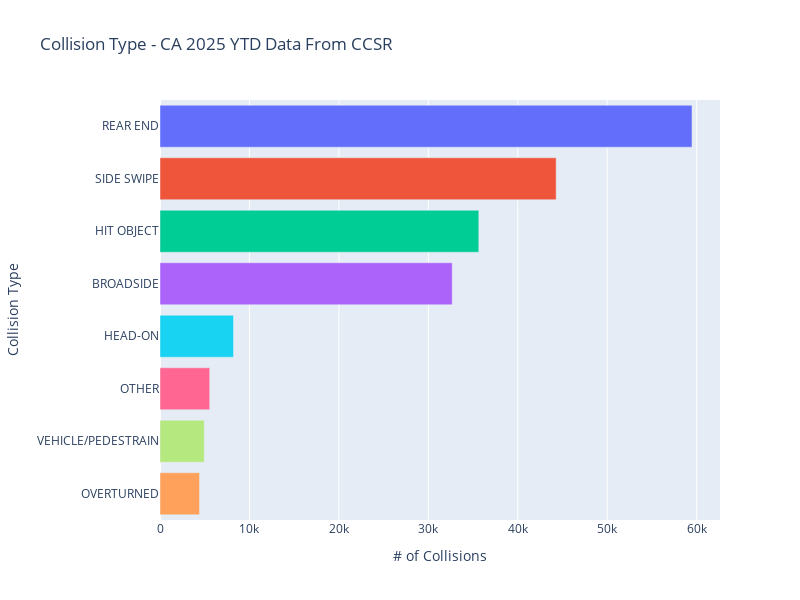

Notebook code for this chart:
### Code cell
# Bar chart: count by collision types

# Define color order to ensure consistent colors across plots
col_order = crashes_bx['Collision_type_description'].unique().tolist()

# Count by collision types 
collision_type_counts = (
    crashes_bx['Collision_type_description']
    .value_counts(ascending=True)
    .reset_index()
)

collision_type_counts.columns = ['Collision Type', '# of Collisions']

# Horizontal bar chart of collision types
fig = px.bar(
    collision_type_counts,
    x='# of Collisions',
    y='Collision Type',
    orientation='h',
    title="Collision Type - CA 2025 YTD Data From CCSR",
    labels={'# of Collisions': '# of Collisions', 'Collision Type': 'Collision Type'},
    color='Collision Type',
    category_orders={'Collision Type': col_order},
    width=800,
    height=600
)

fig.update_layout(yaxis={'categoryorder': 'array', 'categoryarray': collision_type_counts['Collision Type']}, showlegend=False)

fig.show()

### Figure 1 — Plotly figure (JSON) as saved in the notebook; plotly's stock layout.template omitted (floating-point values rounded to 4 significant figures)
{"data": [{"alignmentgroup": "True", "hovertemplate": "Collision Type=%{y}<br># of Collisions=%{x}<extra></extra>", "legendgroup": "REAR END", "marker": {"color": "#636efa", "pattern": {"shape": ""}}, "name": "REAR END", "offsetgroup": "REAR END", "orientation": "h", "showlegend": true, "textposition": "auto", "type": "bar", "x": [59476], "xaxis": "x", "y": ["REAR END"], "yaxis": "y"}, {"alignmentgroup": "True", "hovertemplate": "Collision Type=%{y}<br># of Collisions=%{x}<extra></extra>", "legendgroup": "SIDE SWIPE", "marker": {"color": "#EF553B", "pattern": {"shape": ""}}, "name": "SIDE SWIPE", "offsetgroup": "SIDE SWIPE", "orientation": "h", "showlegend": true, "textposition": "auto", "type": "bar", "x": [44290], "xaxis": "x", "y": ["SIDE SWIPE"], "yaxis": "y"}, {"alignmentgroup": "True", "hovertemplate": "Collision Type=%{y}<br># of Collisions=%{x}<extra></extra>", "legendgroup": "HIT OBJECT", "marker": {"color": "#00cc96", "pattern": {"shape": ""}}, "name": "HIT OBJECT", "offsetgroup": "HIT OBJECT", "orientation": "h", "showlegend": true, "textposition": "auto", "type": "bar", "x": [35640], "xaxis": "x", "y": ["HIT OBJECT"], "yaxis": "y"}, {"alignmentgroup": "True", "hovertemplate": "Collision Type=%{y}<br># of Collisions=%{x}<extra></extra>", "legendgroup": "BROADSIDE", "marker": {"color": "#ab63fa", "pattern": {"shape": ""}}, "name": "BROADSIDE", "offsetgroup": "BROADSIDE", "orientation": "h", "showlegend": true, "textposition": "auto", "type": "bar", "x": [32670], "xaxis": "x", "y": ["BROADSIDE"], "yaxis": "y"}, {"alignmentgroup": "True", "hovertemplate": "Collision Type=%{y}<br># of Collisions=%{x}<extra></extra>", "legendgroup": "OVERTURNED", "marker": {"color": "#FFA15A", "pattern": {"shape": ""}}, "name": "OVERTURNED", "offsetgroup": "OVERTURNED", "orientation": "h", "showlegend": true, "textposition": "auto", "type": "bar", "x": [4420], "xaxis": "x", "y": ["OVERTURNED"], "yaxis": "y"}, {"alignmentgroup": "True", "hovertemplate": "Collision Type=%{y}<br># of Collisions=%{x}<extra></extra>", "legendgroup": "HEAD-ON", "marker": {"color": "#19d3f3", "pattern": {"shape": ""}}, "name": "HEAD-ON", "offsetgroup": "HEAD-ON", "orientation": "h", "showlegend": true, "textposition": "auto", "type": "bar", "x": [8217], "xaxis": "x", "y": ["HEAD-ON"], "yaxis": "y"}, {"alignmentgroup": "True", "hovertemplate": "Collision Type=%{y}<br># of Collisions=%{x}<extra></extra>", "legendgroup": "OTHER", "marker": {"color": "#FF6692", "pattern": {"shape": ""}}, "name": "OTHER", "offsetgroup": "OTHER", "orientation": "h", "showlegend": true, "textposition": "auto", "type": "bar", "x": [5559], "xaxis": "x", "y": ["OTHER"], "yaxis": "y"}, {"alignmentgroup": "True", "hovertemplate": "Collision Type=%{y}<br># of Collisions=%{x}<extra></extra>", "legendgroup": "VEHICLE/PEDESTRAIN", "marker": {"color": "#B6E880", "pattern": {"shape": ""}}, "name": "VEHICLE/PEDESTRAIN", "offsetgroup": "VEHICLE/PEDESTRAIN", "orientation": "h", "showlegend": true, "textposition": "auto", "type": "bar", "x": [4954], "xaxis": "x", "y": ["VEHICLE/PEDESTRAIN"], "yaxis": "y"}], "layout": {"barmode": "relative", "height": 600, "legend": {"title": {"text": "Collision Type"}, "tracegroupgap": 0}, "showlegend": false, "title": {"text": "Collision Type - CA 2025 YTD Data From CCSR"}, "width": 800, "xaxis": {"anchor": "y", "domain": [0, 1], "title": {"text": "# of Collisions"}}, "yaxis": {"anchor": "x", "categoryarray": ["OVERTURNED", "VEHICLE/PEDESTRAIN", "OTHER", "HEAD-ON", "BROADSIDE", "HIT OBJECT", "SIDE SWIPE", "REAR END"], "categoryorder": "array", "domain": [0, 1], "title": {"text": "Collision Type"}}}}
